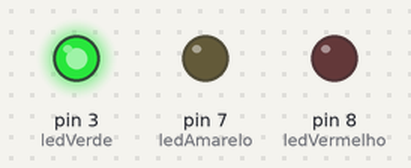
A sketch run on a simulated Arduino Uno, built with avr-gcc and run on an emulated ATmega328P. Parts: output pins drawn as LEDs (lit = HIGH).

Above: at 1.5 s.
At 3.05 s:
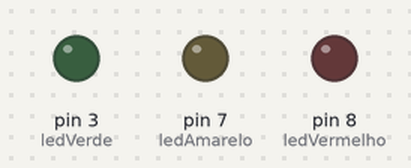
At 4.6 s:
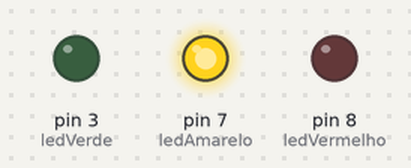
At 7.7 s:
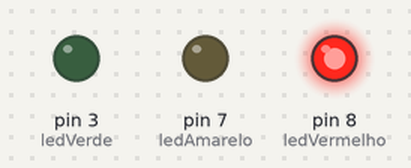
Timing chart, 0 to 12.1 s (numbered marks = the images above):
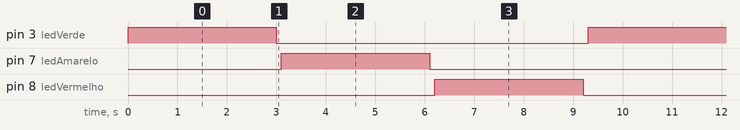

Measured:
- by itself, pin 3 (ledVerde), pin 7 (ledAmarelo), pin 8 (ledVermelho): alternates HIGH for 3.0 s and LOW for 6.3 s
- by itself, everything shown: repeats every 9.3 s, in 6 steps

The sketch:

semaforo_de_carro.ino
```cpp
int ledVermelho = 8;
int ledAmarelo = 7;
int ledVerde = 3;
int tempo = 3000;
int desligado = 100;

void setup() {
  // put your setup code here, to run once:
pinMode (ledVermelho, OUTPUT);
pinMode (ledAmarelo, OUTPUT);
pinMode (ledVerde, OUTPUT);
}

void loop() {
  // put your main code here, to run repeatedly:
digitalWrite(ledVerde, HIGH);
delay (tempo);
digitalWrite(ledVerde, LOW);
delay (desligado);
digitalWrite(ledAmarelo, HIGH);
delay (tempo);
digitalWrite(ledAmarelo, LOW);
delay (desligado);
digitalWrite(ledVermelho, HIGH);
delay (tempo);
digitalWrite(ledVermelho, LOW);
delay (desligado);
}
```
